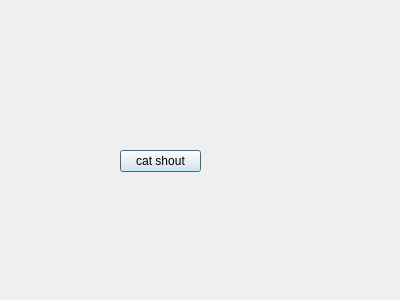
<?xml version="1.0" encoding="UTF-8"?>
<ui version="4.0">
 <class>Dialog</class>
 <widget class="QDialog" name="Dialog">
  <property name="geometry">
   <rect>
    <x>0</x>
    <y>0</y>
    <width>400</width>
    <height>300</height>
   </rect>
  </property>
  <property name="windowTitle">
   <string>Dialog</string>
  </property>
  <widget class="QPushButton" name="pushButton">
   <property name="geometry">
    <rect>
     <x>120</x>
     <y>150</y>
     <width>81</width>
     <height>22</height>
    </rect>
   </property>
   <property name="text">
    <string>cat shout</string>
   </property>
  </widget>
 </widget>
 <layoutdefault spacing="6" margin="11"/>
 <resources/>
 <connections/>
</ui>
